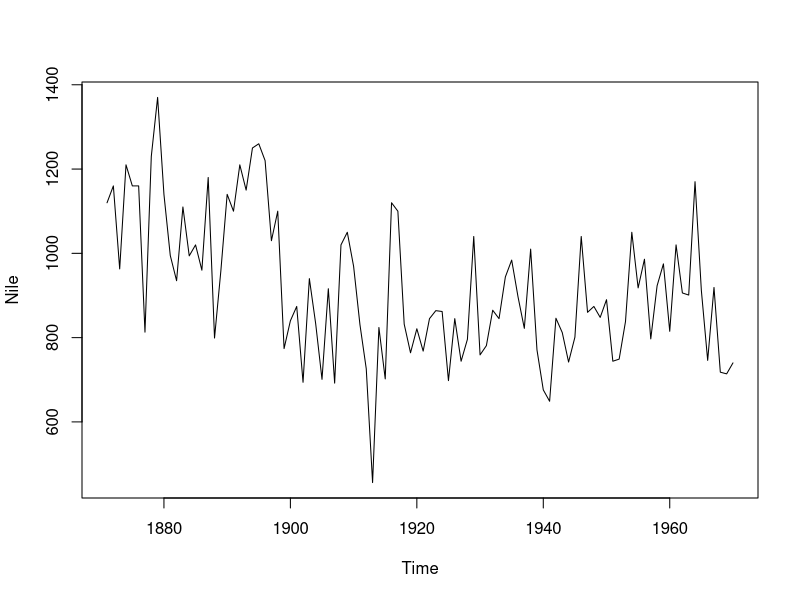
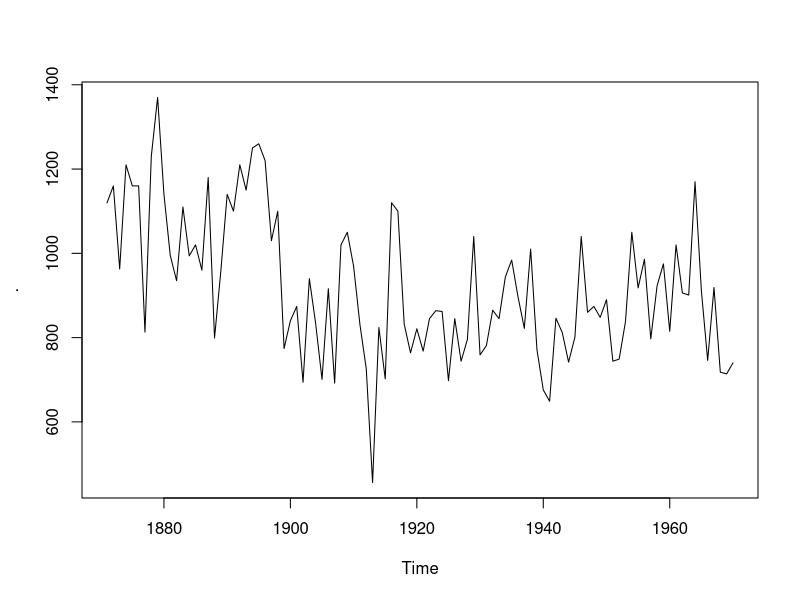
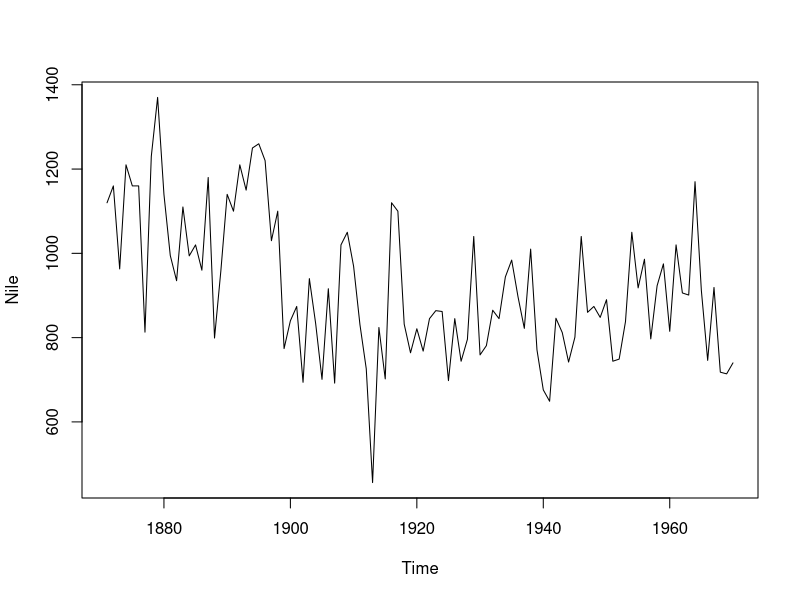

Source code (R) for these figures, in order:
## ---- chunk 1
plot(Nile)
library(magrittr)
Nile %>% plot()
Nile |> plot() #The same as plot(Nile)
